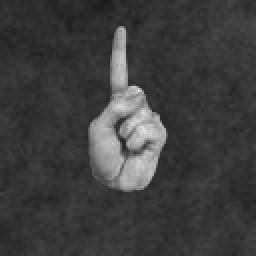
#> input picture test/1L/0a88e4fc-ecc3-412f-b18f-e63835d0c659_1L.png, 128 x 128 px, given in place of 1.jpg, which was not available (shown 2 times larger)
$ jupyter execute --allow-errors hands_l.ipynb   (shell and % lines are left out)   (older library calls are emulated)   (text cells are left out)
#> lines starting #> are read from the running program, lines starting #| are printed output that depends on the picture; after the words box and inside, x2 and y2 are one past the last pixel; in counts of white or black regions, pixels touching at a corner belong together; pictures that were not available may be replaced by others from this repository, and a replacement may not be noted
[cell 1]
from keras.preprocessing.image import ImageDataGenerator #обработка изображения
from keras.models import Sequential #Входной массив
from keras.layers import Conv2D, MaxPooling2D #структура
from keras.layers import Activation, Dropout, Flatten, Dense #функция активации, значение ф.а, выходной слой

import matplotlib.pyplot as plt
from keras.utils import np_utils
from keras.models import model_from_json
from keras.preprocessing import image
import numpy as np

#данные для обучения
train_dir = 'train'
#данные для проверки
val_dir = 'validation'
#данные для тестирования
test_dir = 'test'

import os

[cell 2]
os.getcwd()
#os.chdir('F:\YandexDisk\MyStudents\raspoznavanie')

[cell 3]
#размеры изображения для обучения
img_width, img_height = 128, 128
#Размерность  для входных данных в нейронную сеть
input_shape = (img_width, img_height, 3)

#> (a cell that did not finish here is left out)

#> (a cell that did not finish here is left out)

#> (a cell that did not finish here is left out)

[cell 7]
#размер выборки
batch_size = 300

#вызов функции для чтения изображения
#> (the rest of this cell did not finish here and is left out)

[cell 8]
# Удобнее тут, чтобы туда не лазить

#количество эпох
epochs = 1

#количество изображений для обучения
nb_train_samples = 7375
#количество изображений для проверки
nb_validation_samples = 1499
#количество изображений для тестирования
nb_test_samples = 125

#> (a cell that did not finish here is left out)

#> (a cell that did not finish here is left out)

[cell 11]
#вычисление результата тестирования
#scores = model.evaluate_generator(test_generator, nb_test_samples // batch_size)
#print("Результат на тестовых данных: %.2f%%" % (scores[1]*100))

print("Сохраняем сеть")
# Сохраняем сеть для последующего использования
# Генерируем описание модели в формате json
#> (the rest of this cell did not finish here and is left out)

[cell 12]
import os
os.getcwd()

[cell 13]
import numpy as np
import pandas as pd
from keras.utils import np_utils
from keras.models import model_from_json
from keras.preprocessing import image
import matplotlib.pyplot as plt
import keras
#загружаем сохраенные модели и весы
#> (the rest of this cell did not finish here and is left out)

[cell 14]
classes = ['1', '2', '3', '4', '5']
#загрузка тестовго изобрадения
img_path = input('Введите название изображения для проверки: ')
#> the answer given: test/1L/0a88e4fc-ecc3-412f-b18f-e63835d0c659_1L.png
#img_path = '6.png'
#> (the rest of this cell did not finish here and is left out)

#> (a cell that did not finish here is left out)

#> (a cell that did not finish here is left out)

[cell 17]
import cv2
import numpy as np
from PIL import Image

import os
os.getcwd()

im1 = cv2.imread('1.jpg')
#> im1 is the input picture: shape (128, 128, 3); min 27, max 227, mean 62.2
im2 = cv2.resize(im1, (128,128))
resize = im2
cv2.imshow('1.jpg',im2)
if cv2.waitKey():
#> (key Esc is pressed here)
    cv2.destroyAllWindows()

gray = cv2.cvtColor(im2, cv2.COLOR_BGR2GRAY)

blurred_im = cv2.blur(gray, (5,5))
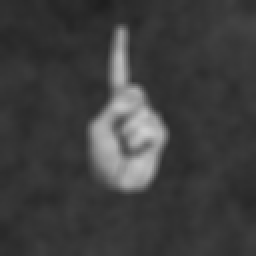
#> blurred_im: shape (128, 128) (shown 2 times larger); min 30, max 207, mean 62.2
blurred_im1 = cv2.blur(blurred_im, (5,5))
#blurred_im2 = cv2.blur(blurred_im1, (10,10))

edged = cv2.Canny(blurred_im1,30,200)
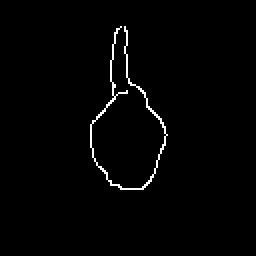
#> edged: shape (128, 128) (shown 2 times larger); 1.4% white in thin lines or dots, all inside (x1, y1, x2, y2) = (45, 13, 84, 95)
cv2.imshow('Canny edges', edged)
if cv2.waitKey():
#> (key Esc is pressed here)
    cv2.destroyAllWindows()
_, contours, hierarchy = cv2.findContours( edged, cv2.RETR_EXTERNAL, cv2.CHAIN_APPROX_NONE)
#> contours = 1 contour; box (x1, y1, x2, y2) and area: (45, 13, 84, 95) 42

    # отображаем контуры поверх изображения
max1 = cv2.contourArea(contours[0])
#> max1 = 41.5
k = 0
max2 = 0
for i in contours:

    if cv2.contourArea(i) > max1:
        max1 = cv2.contourArea(i)
        max2 = k
    k += 1
#> this loop made 1 pass
#> k on pass 1: 1
#> after the loop, k = 1; max1 = 41.5; max2 = 0
#im2 = cv2.imread()
print(contours)
#> (printed output is left out)

[cell 18]
import numpy as np
import cv2 as cv
#cv.drawContours( im2, contours, -1, (255,0,0), 3, cv2.LINE_AA, hierarchy, 1 )

[cell 19]
import cv2
cv2.drawContours (im2, contours, -1, (0,0,0), 1)
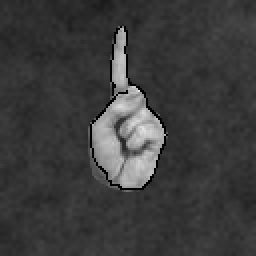
#> im2: shape (128, 128, 3) (shown 2 times larger); 1.39% of pixels changed, all inside (x1, y1, x2, y2) = (45, 13, 84, 95)
cv2.imshow('image',im2)
cv2.waitKey(0)
cv2.destroyAllWindows()

[cell 20]
cv2.imshow('Canny edges', edged)
if cv2.waitKey():
#> (key Esc is pressed here)
    cv2.destroyAllWindows()
_, contours, hierarchy = cv2.findContours( edged, cv2.RETR_EXTERNAL, cv2.CHAIN_APPROX_NONE)

[cell 21]
cv2.drawContours( edged, contours, -1, (255,0,0), 3, cv2.LINE_AA, hierarchy, 1 )
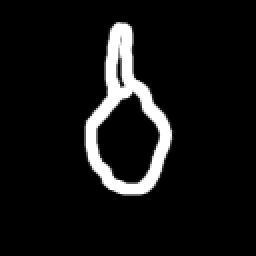
#> edged: shape (128, 128) (shown 2 times larger); 7.97% of pixels changed, all inside (x1, y1, x2, y2) = (42, 11, 87, 98)

$ run again, on test/1L/0a9efd60-c939-4ded-b4d3-3684396037ca_1L.png
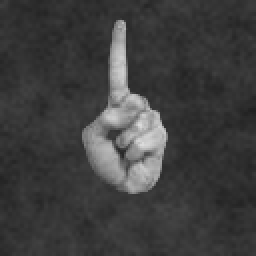
#> input picture test/1L/0a9efd60-c939-4ded-b4d3-3684396037ca_1L.png, 128 x 128 px, given in place of 1.jpg, which was not available (shown 2 times larger)
#> im1 is the input picture: shape (128, 128, 3); min 32, max 220, mean 62.7
#> `edged = cv2.Canny(blurred_im1,30,200)`:
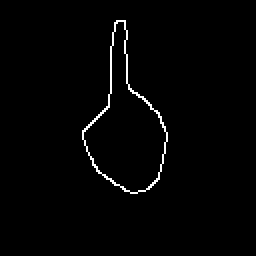
#> edged: shape (128, 128) (shown 2 times larger); 1.4% white in thin lines or dots, all inside (x1, y1, x2, y2) = (41, 10, 84, 97)
#> contours = 1 contour; box (x1, y1, x2, y2) and area: (41, 10, 84, 97) 1769
#> `max1 = cv2.contourArea(contours[0])`: max1 = 1769
#> the loop `for i in contours: ` made 1 pass
#> k on pass 1: 1
#> after the loop `for i in contours:`: k = 1; max1 = 1769; max2 = 0
#> (printed output is left out)
#> im2: shape (128, 128, 3); 1.17% of pixels changed, all inside (x1, y1, x2, y2) = (41, 10, 84, 97)
#> `cv2.drawContours( edged, contours, -1, (255,0,0), 3, cv2.LINE_AA, hier..`:
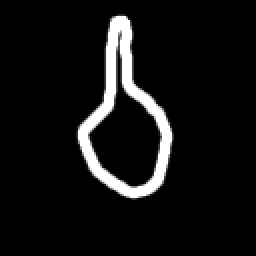
#> edged: shape (128, 128) (shown 2 times larger); 8.07% of pixels changed, all inside (x1, y1, x2, y2) = (38, 7, 87, 100)
